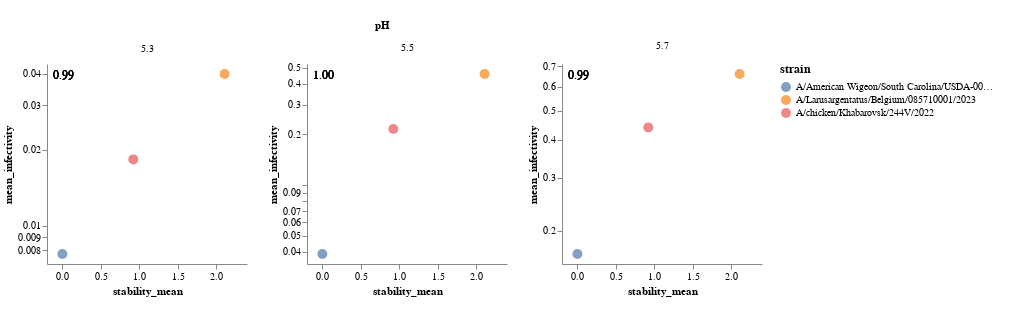

Notebook code for this chart:
### Code cell
# Base chart
base = alt.Chart(df_summary).mark_point(filled=True, size=100).encode(
    x=alt.X('stability_mean', scale=alt.Scale(padding=10)),
    y=alt.Y('mean_infectivity', scale=alt.Scale(type='log', padding=10, nice=False)),
    color=alt.Color('strain', legend=alt.Legend(orient='right', title='strain'))
).properties(
    width=200,
    height=200
)

# Text chart for correlation values
text = alt.Chart(df_summary).mark_text(
    align='left',
    baseline='top',
    dx=5,
    dy=5,
    fontSize=12,
    color='black'
).encode(
    x=alt.value(1),  # Adjust the position as needed
    y=alt.value(1),  # Adjust the position as needed
    text=alt.Text('correlation:N')
).transform_calculate(
    correlation='datum.correlation'
)

# Combine the base chart and text annotations
layer = alt.layer(base, text)

# Facet and configure the chart with padding and fixed facet order
chart = layer.facet(
    facet=alt.Facet('pH:N'),
    columns=3
).resolve_scale(
    y='independent'  # Each facet will have its own y-axis
).configure_axis(
    grid=False
).configure_view(
    strokeWidth=0
).configure_legend(
    titleFontSize=12,
    labelFontSize=10,
    orient='right',
    titleLimit=200,
    labelLimit=200
).properties(
    padding={'left': 2, 'right': 20, 'top': 20, 'bottom': 20}  # Increase right padding to ensure the legend is fully visible
)

chart.save("strain_stability_vs_dms.html")
chart

### Figure 1 — Vega-Lite specification as saved in the notebook (floating-point values rounded to 4 significant figures)
{"config": {"view": {"continuousWidth": 300, "continuousHeight": 300, "strokeWidth": 0}, "axis": {"grid": false}, "legend": {"labelFontSize": 10, "labelLimit": 200, "orient": "right", "titleFontSize": 12, "titleLimit": 200}}, "data": {"name": "data-358742e00963d730286c83953b88adfe"}, "facet": {"field": "pH", "type": "nominal"}, "spec": {"layer": [{"mark": {"type": "point", "filled": true, "size": 100}, "encoding": {"color": {"field": "strain", "legend": {"orient": "right", "title": "strain"}, "type": "nominal"}, "x": {"field": "stability_mean", "scale": {"padding": 10}, "type": "quantitative"}, "y": {"field": "mean_infectivity", "scale": {"nice": false, "padding": 10, "type": "log"}, "type": "quantitative"}}}, {"mark": {"type": "text", "align": "left", "baseline": "top", "color": "black", "dx": 5, "dy": 5, "fontSize": 12}, "encoding": {"text": {"field": "correlation", "type": "nominal"}, "x": {"value": 1}, "y": {"value": 1}}, "transform": [{"calculate": "datum.correlation", "as": "correlation"}]}], "height": 200, "width": 200}, "columns": 3, "padding": {"left": 2, "right": 20, "top": 20, "bottom": 20}, "resolve": {"scale": {"y": "independent"}}, "$schema": "https://vega.github.io/schema/vega-lite/v5.8.0.json", "datasets": {"data-358742e00963d730286c83953b88adfe": [{"strain": "A/American Wigeon/South Carolina/USDA-000345-001/2021", "pH": 5.3, "mean_infectivity": 0.007732, "std_infectivity": 0.001385, "stability_mean": 0.0, "correlation": "0.99"}, {"strain": "A/American Wigeon/South Carolina/USDA-000345-001/2021", "pH": 5.5, "mean_infectivity": 0.03884, "std_infectivity": 0.005281, "stability_mean": 0.0, "correlation": "1.00"}, {"strain": "A/American Wigeon/South Carolina/USDA-000345-001/2021", "pH": 5.7, "mean_infectivity": 0.1674, "std_infectivity": 0.03667, "stability_mean": 0.0, "correlation": "0.99"}, {"strain": "A/Larusargentatus/Belgium/085710001/2023", "pH": 5.3, "mean_infectivity": 0.03998, "std_infectivity": 0.00797, "stability_mean": 2.109, "correlation": "0.99"}, {"strain": "A/Larusargentatus/Belgium/085710001/2023", "pH": 5.5, "mean_infectivity": 0.4581, "std_infectivity": 0.0311, "stability_mean": 2.109, "correlation": "1.00"}, {"strain": "A/Larusargentatus/Belgium/085710001/2023", "pH": 5.7, "mean_infectivity": 0.6609, "std_infectivity": 0.1383, "stability_mean": 2.109, "correlation": "0.99"}, {"strain": "A/chicken/Khabarovsk/244V/2022", "pH": 5.3, "mean_infectivity": 0.01834, "std_infectivity": 0.007542, "stability_mean": 0.9218, "correlation": "0.99"}, {"strain": "A/chicken/Khabarovsk/244V/2022", "pH": 5.5, "mean_infectivity": 0.2155, "std_infectivity": 0.04599, "stability_mean": 0.9218, "correlation": "1.00"}, {"strain": "A/chicken/Khabarovsk/244V/2022", "pH": 5.7, "mean_infectivity": 0.4398, "std_infectivity": 0.151, "stability_mean": 0.9218, "correlation": "0.99"}]}}
